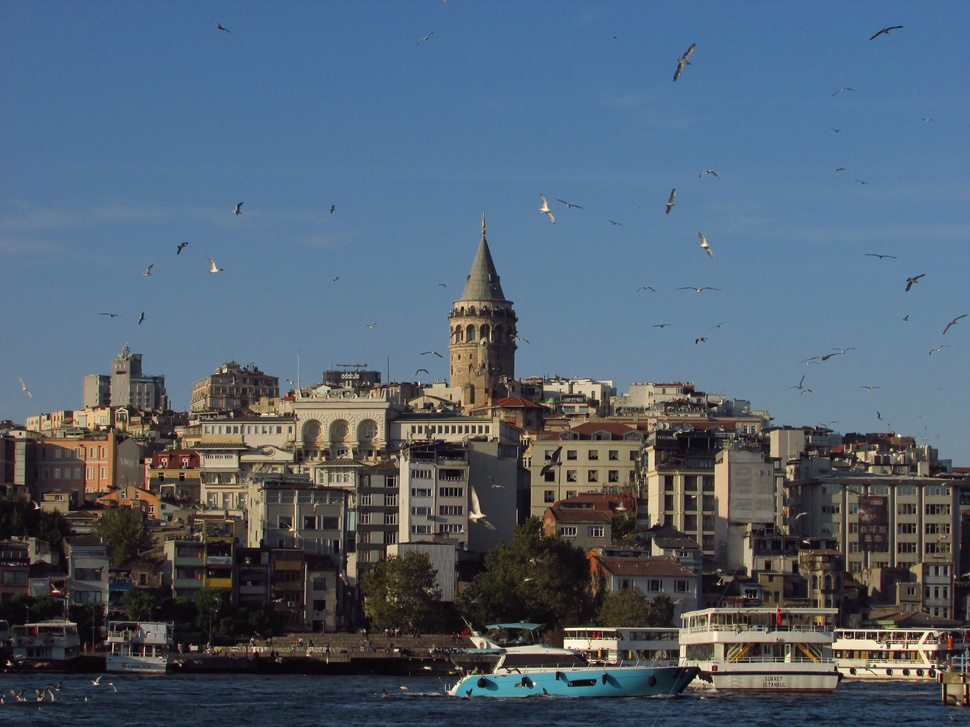
#> input picture data/img1.jpg, 970 x 727 px, shrunk from 4608 x 3456 before the run
$ python code.py
#> lines starting #> are read from the running program, lines starting #| are printed output that depends on the picture
import cv2
import os
import numpy as np
import matplotlib.pyplot as plt
import scipy
from skimage import io, color
from sklearn.cluster import KMeans
from pathlib import Path


class CartoonEffect:

    def __init__(self, img_name, img_path, sigma_value=1.2, k_value=1.2, threshold=5, color_space="lab", clusters_num=4):
#> called with img_name = 'img1.jpg', img_path = 'data/img1.jpg', sigma_value = 1.2, k_value = 1.2, threshold = 5, color_space = 'lab', clusters_num = 4
        self.__img_name = img_name
        self.__img_path = img_path
        self.__sigma_value = sigma_value
        self.__k_value = k_value
        self.__threshold = threshold
        self.__color_space = color_space
        self.__clusters_num = clusters_num
        self.__img = io.imread(img_path)
        self.__result_directory = os.path.join(Path(self.__img_path).resolve().parents[1],'result_images')

        if not os.path.exists(self.__result_directory):
            os.makedirs(self.__result_directory)

        plt.rcParams['figure.figsize'] = (15.0, 12.0)
        plt.axis('off')

    def __image_smoothing(self):
        sigma = (self.__sigma_value, self.__sigma_value, 0)

        smoothed_img = scipy.ndimage.gaussian_filter(input = self.__img, sigma = sigma)
        #smoothed_img_median = scipy.ndimage.median_filter(input = self.__img, size = size)

        if not os.path.exists(os.path.join(self.__result_directory, "smoothing")):
            os.makedirs(os.path.join(self.__result_directory, "smoothing"))

        plt.imsave(os.path.join(self.__result_directory, "smoothing",
                                self.__img_name + "_sigma=" +
                                str(self.__sigma_value) +"_smoothing.jpg"), smoothed_img)

        return smoothed_img

    def __edge_detection(self):
        sigma_1 = self.__sigma_value
        sigma_2 = self.__sigma_value * self.__k_value

        img_with_gaussian_1 = scipy.ndimage.gaussian_filter(input = self.__img, sigma = sigma_1)
        img_with_gaussian_2 = scipy.ndimage.gaussian_filter(input = self.__img, sigma = sigma_2)

        DoG = np.subtract(img_with_gaussian_1, img_with_gaussian_2)
        DoG_gray = cv2.cvtColor(DoG, cv2.COLOR_RGB2GRAY)
        edges = np.where(DoG_gray <= self.__threshold, 1, 0)

        if not os.path.exists(os.path.join(self.__result_directory, "edges")):
            os.makedirs(os.path.join(self.__result_directory, "edges"))

        plt.imsave(os.path.join(self.__result_directory, "edges",
                                self.__img_name + "_sigma=" +
                                str(self.__sigma_value) + "_k=" +
                                str(self.__k_value) + "_threshold=" +
                                str(self.__threshold) + "_edges.jpg"), edges, cmap="gray")
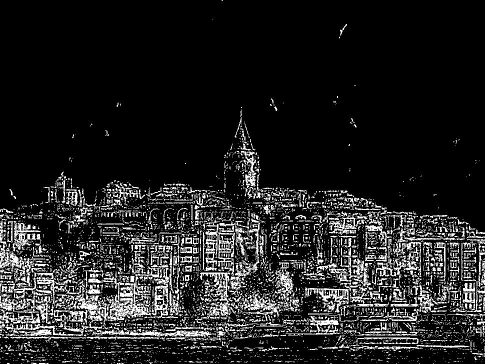
#> saved as img1.jpg_sigma=1.2_k=1.2_threshold=5_edges.jpg: shape (727, 970, 3) (shown at 1/2 size); min 0, max 255, mean 35.1

        return edges

    def __image_quantization(self, smoothed_img):
        if self.__color_space == "lab":
            converted_image = color.rgb2lab(smoothed_img)
        elif self.__color_space == "hsv":
            converted_image = color.rgb2hsv(smoothed_img)

        last_channel = converted_image[:, :, 0]

        last_channel_2d = last_channel.reshape((-1, 1))

        kmeans = KMeans(n_clusters=self.__clusters_num)
        kmeans.fit(last_channel_2d)
        quantized_labels = kmeans.predict(last_channel_2d)

        quantized_l_channel = kmeans.cluster_centers_[quantized_labels]
        quantized_l_channel = quantized_l_channel.reshape(last_channel.shape)

        converted_image_quantized = converted_image.copy()
        converted_image_quantized[:, :, 0] = quantized_l_channel

        if self.__color_space == "lab":
            quantized_rgb_image = color.lab2rgb(converted_image_quantized)
        elif self.__color_space == "hsv":
            quantized_rgb_image = color.hsv2rgb(converted_image_quantized)

        if not os.path.exists(os.path.join(self.__result_directory, "quantized")):
            os.makedirs(os.path.join(self.__result_directory, "quantized"))

        plt.imsave(os.path.join(self.__result_directory, "quantized",
                                self.__img_name + "_sigma=" +
                                str(self.__sigma_value) + "_colorSpace=" +
                                self.__color_space+ "_clusterNum=" +
                                str(self.__clusters_num) + "_quantized.jpg"), quantized_rgb_image)
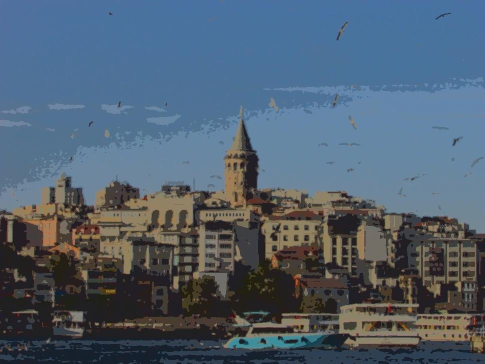
#> saved as img1.jpg_sigma=1.2_colorSpace=lab_clusterNum=4_quantized.jpg: shape (727, 970, 3) (shown at 1/2 size); mean R, G, B 80.2, 96, 112

        return quantized_rgb_image

    def combining_edge_and_quantized_image(self):

        smoothed_img = self.__image_smoothing()
        edges = self.__edge_detection()
        quantized_img = self.__image_quantization(smoothed_img=smoothed_img)

        inverse = 1- edges
        final_img = np.multiply(quantized_img,inverse[...,None])

        if not os.path.exists(os.path.join(self.__result_directory, "final")):
            os.makedirs(os.path.join(self.__result_directory, "final"))

        plt.imsave(os.path.join(self.__result_directory, "final",
                                self.__img_name + "_sigma=" +
                                str(self.__sigma_value) + "_k=" +
                                str(self.__k_value) + "_threshold=" +
                                str(self.__threshold) + "_colorSpace=" +
                                self.__color_space+ "_clusterNum=" +
                                str(self.__clusters_num) + "_final.jpg"), final_img)
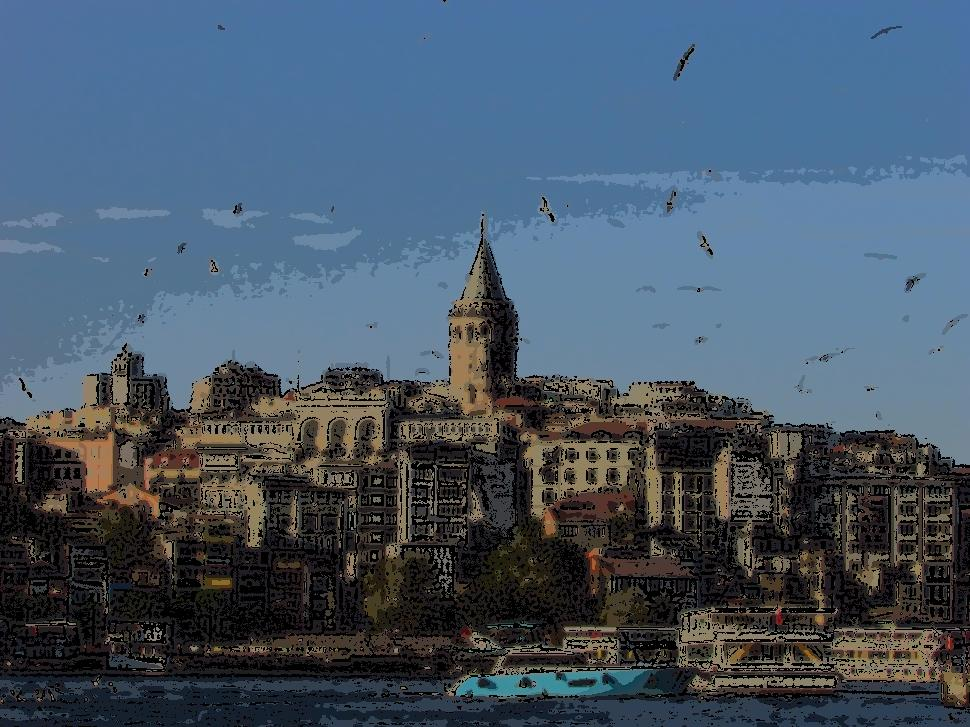
#> saved as img1.jpg_sigma=1.2_k=1.2_threshold=5_colorSpace=lab_clusterNum=4_final.jpg: shape (727, 970, 3); mean R, G, B 70.9, 87.4, 104.3

img_name = "img1.jpg" #img2.jpg, img3.jpg, img4.jpg, img5.jpg, img6.jpg, img7.jpg
img_dir_path = os.path.join(Path(__file__).resolve().parents[1], "data")
img_path = os.path.join(img_dir_path, img_name)

filter = "gaussian"
sigma_value = 1.2
k_value = 1.2
threshold = 5
color_space = "lab" #hsv
clusters_num = 4


cartoonEffect_Gaussian = CartoonEffect(img_name = img_name,
                                    img_path=img_path,
                                    sigma_value=sigma_value,
                                    k_value=k_value,
                                    threshold=threshold,
                                    color_space=color_space,
                                    clusters_num=clusters_num)


cartoonEffect_Gaussian.combining_edge_and_quantized_image()

$ run again, with data/img3.jpg copied over data/img1.jpg
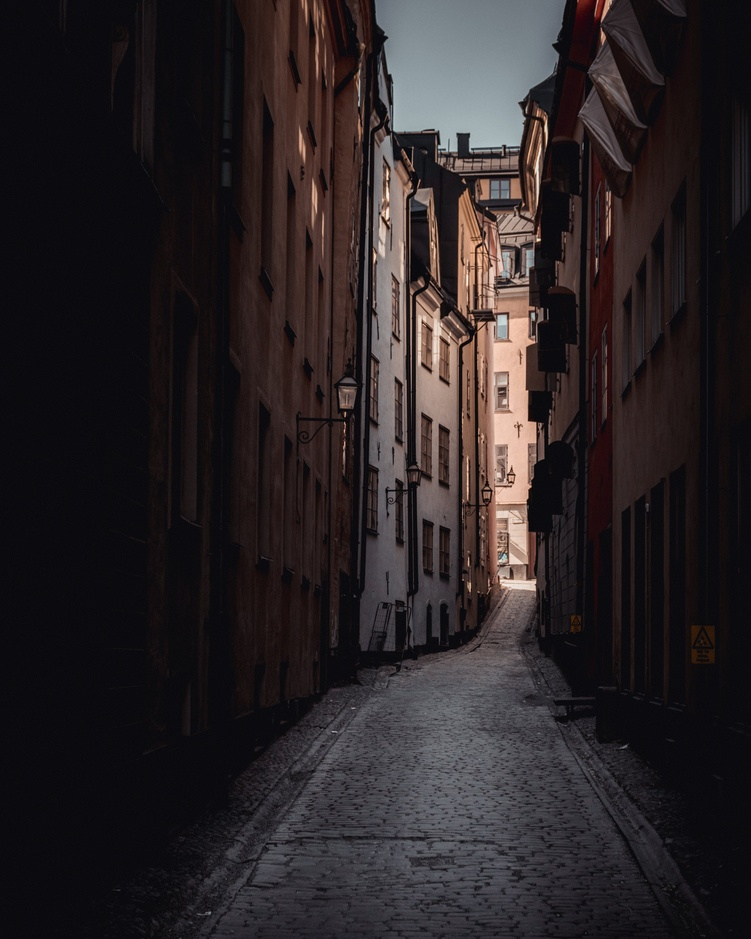
#> input picture data/img3.jpg, 751 x 939 px, shrunk from 3876 x 4845 before the run
#> in __edge_detection, `plt.imsave(os.path.join(self.__result_directory, "edges", self.__img_n..`:
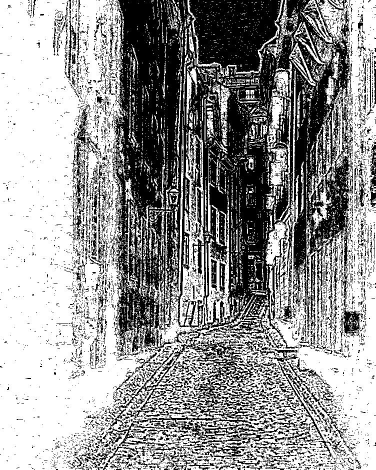
#> saved as img1.jpg_sigma=1.2_k=1.2_threshold=5_edges.jpg: shape (939, 751, 3) (shown at 1/2 size); min 0, max 255, mean 151.1
#> in combining_edge_and_quantized_image, `plt.imsave(os.path.join(self.__result_directory, "final", self.__img_n..`:
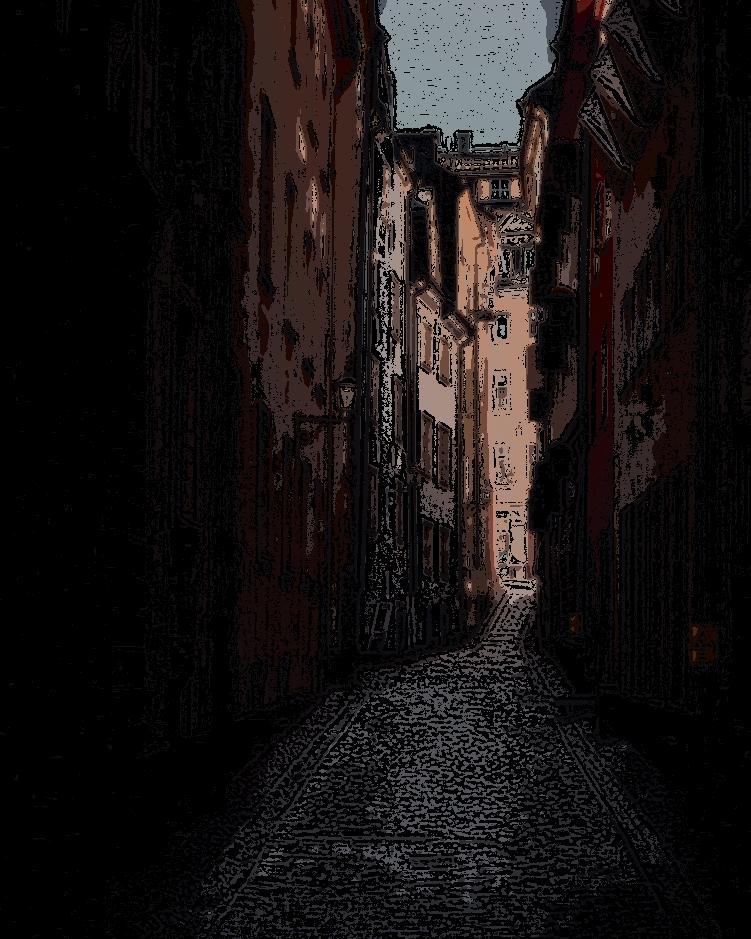
#> saved as img1.jpg_sigma=1.2_k=1.2_threshold=5_colorSpace=lab_clusterNum=4_final.jpg: shape (939, 751, 3); mean R, G, B 24.3, 19.9, 19.6

$ run again, with data/img4.jpg copied over data/img1.jpg
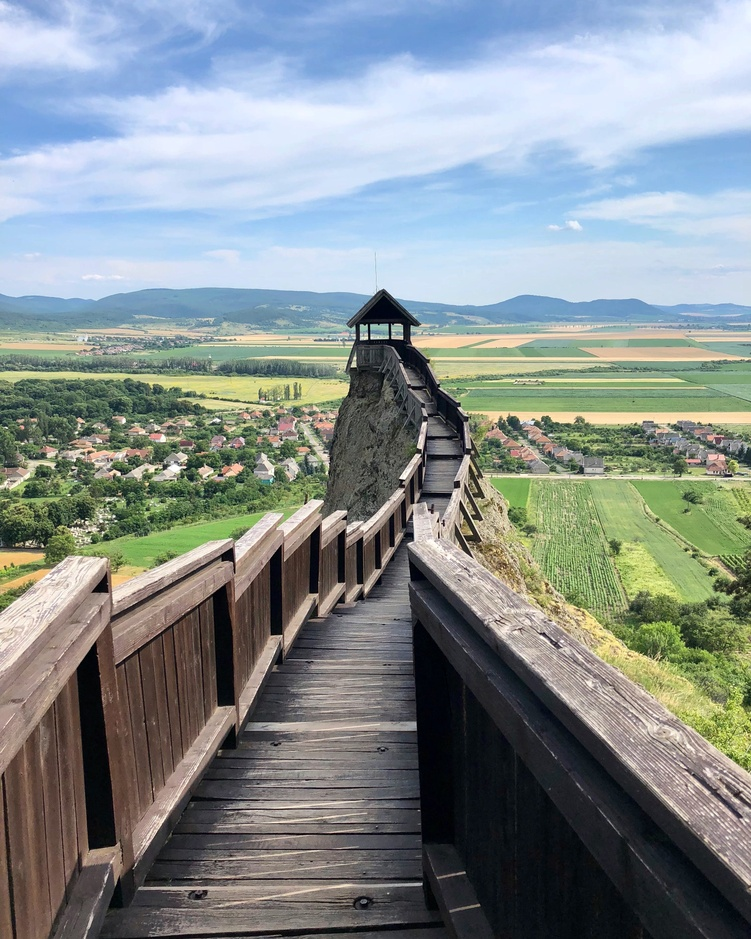
#> input picture data/img4.jpg, 751 x 939 px, shrunk from 3024 x 3780 before the run
#> in __edge_detection, `plt.imsave(os.path.join(self.__result_directory, "edges", self.__img_n..`:
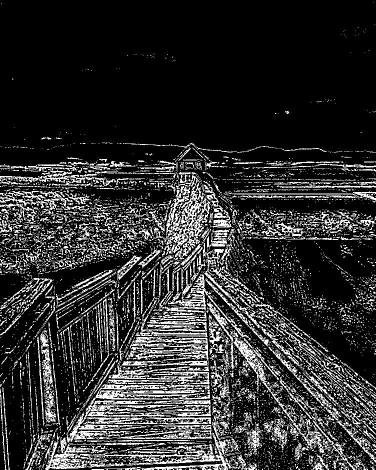
#> saved as img1.jpg_sigma=1.2_k=1.2_threshold=5_edges.jpg: shape (939, 751, 3) (shown at 1/2 size); min 0, max 255, mean 48.6
#> in combining_edge_and_quantized_image, `plt.imsave(os.path.join(self.__result_directory, "final", self.__img_n..`:
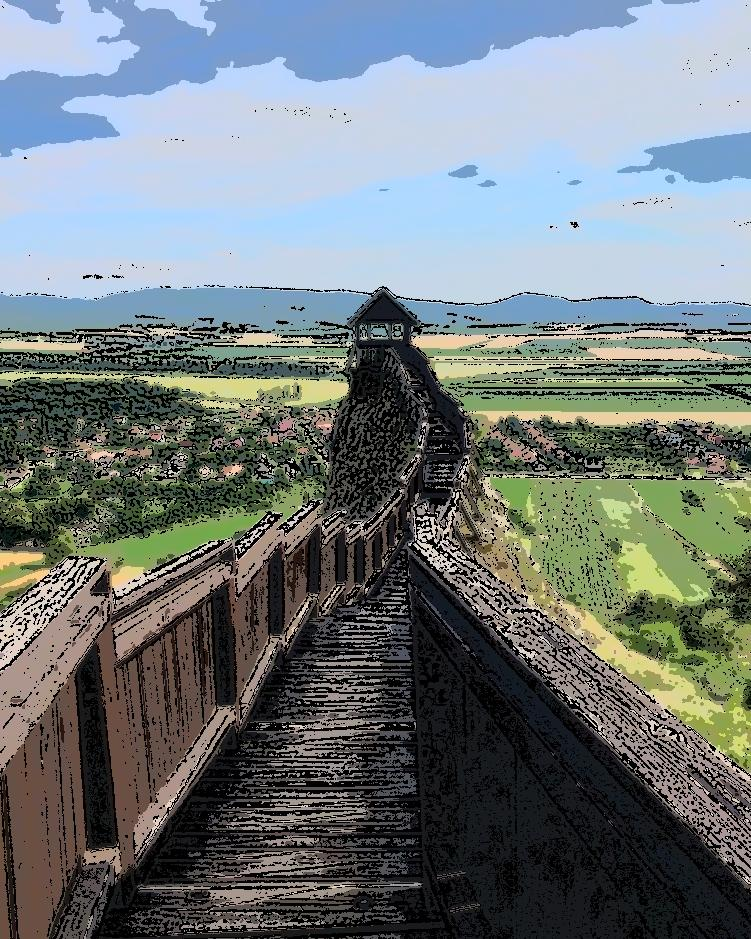
#> saved as img1.jpg_sigma=1.2_k=1.2_threshold=5_colorSpace=lab_clusterNum=4_final.jpg: shape (939, 751, 3); mean R, G, B 113.1, 121.8, 124
